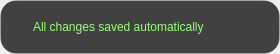
<?xml version="1.0" encoding="UTF-8"?>
<ui version="4.0">
 <class>main_widget</class>
 <widget class="QWidget" name="main_widget">
  <property name="geometry">
   <rect>
    <x>0</x>
    <y>0</y>
    <width>280</width>
    <height>54</height>
   </rect>
  </property>
  <property name="windowTitle">
   <string/>
  </property>
  <layout class="QHBoxLayout" name="hlayout_main_widget">
   <property name="spacing">
    <number>0</number>
   </property>
   <property name="leftMargin">
    <number>0</number>
   </property>
   <property name="topMargin">
    <number>0</number>
   </property>
   <property name="rightMargin">
    <number>0</number>
   </property>
   <property name="bottomMargin">
    <number>0</number>
   </property>
   <item>
    <widget class="QFrame" name="background_frame">
     <property name="styleSheet">
      <string notr="true">QFrame#background_frame {
padding: 10px 15px;
border-radius: 16px;
border: 1px solid rgba(255, 255, 255, 30);
background: rgba(42, 42, 42, 225);
}
QLabel#message_label {
color: rgb(150, 255, 120);
}</string>
     </property>
     <layout class="QHBoxLayout" name="hlayout_background_frame" stretch="0,1">
      <property name="spacing">
       <number>10</number>
      </property>
      <property name="leftMargin">
       <number>0</number>
      </property>
      <property name="topMargin">
       <number>0</number>
      </property>
      <property name="rightMargin">
       <number>0</number>
      </property>
      <property name="bottomMargin">
       <number>0</number>
      </property>
      <item>
       <widget class="QLabel" name="icon_label">
        <property name="text">
         <string/>
        </property>
        <property name="pixmap">
         <pixmap resource="resources.qrc">:/icons/icons/CheckmarkDone.svg</pixmap>
        </property>
        <property name="scaledContents">
         <bool>true</bool>
        </property>
       </widget>
      </item>
      <item>
       <widget class="QLabel" name="message_label">
        <property name="text">
         <string>All changes saved automatically</string>
        </property>
       </widget>
      </item>
     </layout>
    </widget>
   </item>
  </layout>
 </widget>
 <resources>
  <include location="resources.qrc"/>
 </resources>
 <connections/>
</ui>
